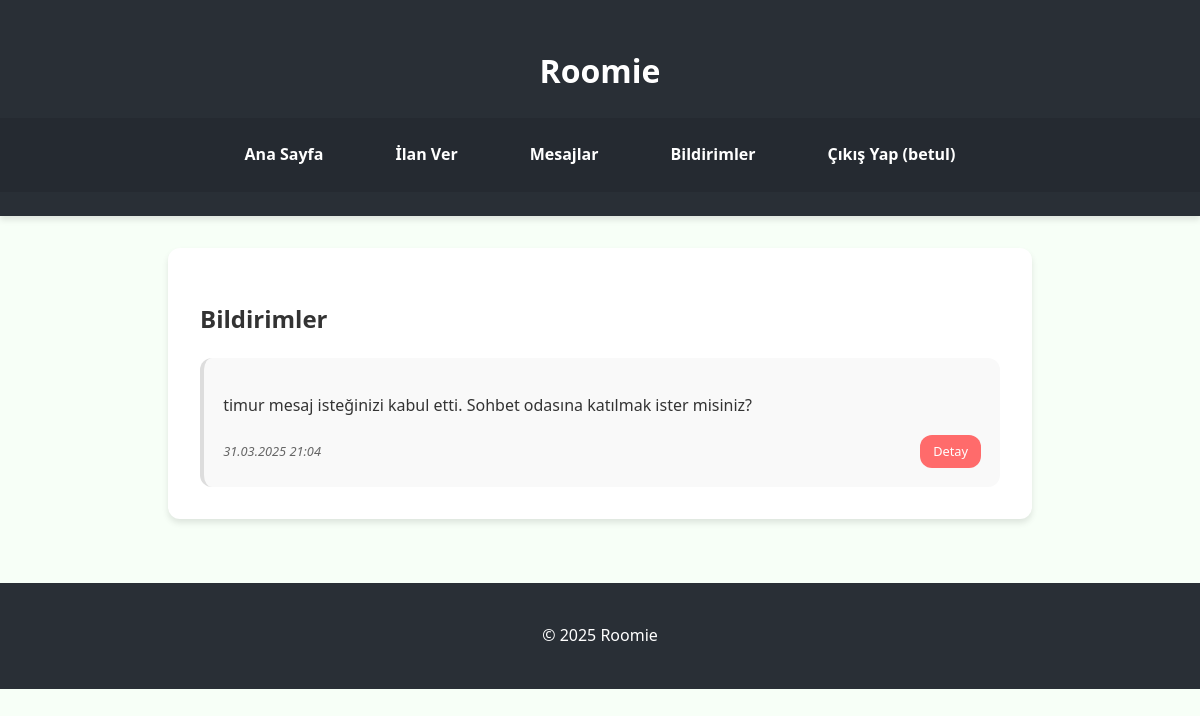
/bildirimler (signed in), run on the app's committed database.
### tables this page shows
CREATE TABLE bildirimler (
            id INTEGER PRIMARY KEY AUTOINCREMENT,
            user_id INTEGER NOT NULL,
            mesaj TEXT NOT NULL,
            link TEXT,
            okundu BOOLEAN DEFAULT 0,
            tarih TIMESTAMP DEFAULT CURRENT_TIMESTAMP,
            FOREIGN KEY(user_id) REFERENCES users(id)
        );

### app.py (the view)
@app.route('/bildirimler')
@login_required
def bildirimler():
    db = get_db()
    cursor = db.conn.cursor()
    cursor.execute('''
        SELECT * FROM bildirimler
        WHERE user_id = ?
        ORDER BY tarih DESC
    ''', (session['user_id'],))
    bildirimler = [dict(row) for row in cursor.fetchall()]
    cursor.execute('''
        UPDATE bildirimler
        SET okundu = 1
        WHERE user_id = ? AND okundu = 0
    ''', (session['user_id'],))
    db.conn.commit()
    return render_template('bildirimler.html', bildirimler=bildirimler)

### app.py (called while the page is built)
@app.template_filter('datetimeformat')
def datetimeformat(value, format='%d.%m.%Y %H:%M'):
    if isinstance(value, str):
        value = datetime.strptime(value, '%Y-%m-%d %H:%M:%S')
    return value.strftime(format)

def get_db():
    if 'db' not in g:
        g.db = Database(app.config['DATABASE'])
    return g.db

def generate_csrf_token():
    if '_csrf_token' not in session:
        session['_csrf_token'] = secrets.token_hex(16)
    return session['_csrf_token']

def login_required(f):
    @wraps(f)
    def decorated_function(*args, **kwargs):
        if 'user_id' not in session:
            flash('Bu sayfayı görüntülemek için giriş yapmalısınız', 'danger')
            return redirect(url_for('login', next=request.url))
        return f(*args, **kwargs)
    return decorated_function

@app.context_processor
def inject_notification_count():
    if 'user_id' in session:
        db = get_db()
        cursor = db.conn.cursor()
        cursor.execute('''
            SELECT COUNT(*) FROM bildirimler
            WHERE user_id = ? AND okundu = 0
        ''', (session['user_id'],))
        unread = cursor.fetchone()[0]
        return {'unread_notifications': unread}
    return {'unread_notifications': 0}

### database.py (called while the page is built)
    def upgrade_database(self):
        try:
            cursor = self.conn.cursor()
            cursor.execute("PRAGMA table_info(mesaj_istekleri)")
            columns = [col[1] for col in cursor.fetchall()]
            if 'oda_id' not in columns:
                cursor.execute('ALTER TABLE mesaj_istekleri ADD COLUMN oda_id INTEGER REFERENCES mesaj_odalari(id)')
                self.conn.commit()
                print("Veritabanı şeması güncellendi: oda_id eklendi")
        except sqlite3.Error as e:
            print("Veritabanı güncelleme hatası:", e)

    def close(self):
        if hasattr(self, 'conn') and self.conn:
            self.conn.close()

    def __del__(self):
        self.close()

### templates/bildirimler.html
{% extends "base.html" %}
{% block content %}
<section class="bildirimler">
    <h2>Bildirimler</h2>
    {% if bildirimler %}
    <div class="bildirim-listesi">
        {% for bildirim in bildirimler %}
        <div class="bildirim-karti {% if not bildirim.okundu %}okunmamis{% endif %}">
            <p>{{ bildirim.mesaj }}</p>
            <div class="bildirim-footer">
                <span class="tarih">{{ bildirim.tarih|datetimeformat }}</span>
                {% if bildirim.link %}
                <a href="{{ bildirim.link }}" class="btn btn-small">Detay</a>
                {% endif %}
            </div>
        </div>
        {% endfor %}
    </div>
    {% else %}
    <p class="bos-liste">Yeni bildiriminiz bulunmamaktadır.</p>
    {% endif %}
</section>
{% endblock %}

### static/css/style.css (style rules this page uses)
:root { --primary-color: #FF6B6B; --secondary-color: #4ECDC4; --accent-color: #FFE66D; --dark-color: #292F36; --light-color: #F7FFF7; --text-color: #333333; --text-light: #ffffff; --shadow: 0 4px 6px rgba(0, 0, 0, 0.1); --border-radius: 12px; }
body { font-family: 'Nunito', 'Segoe UI', Tahoma, Geneva, Verdana, sans-serif; line-height: 1.6; margin: 0; padding: 0; color: var(--text-color); background-color: var(--light-color); }
.bildirimler { max-width: 800px; margin: 0 auto; padding: 2rem; background: white; border-radius: var(--border-radius); box-shadow: var(--shadow); }
.bildirim-listesi { display: flex; flex-direction: column; gap: 1rem; }
.bildirim-karti { padding: 1.2rem; border-radius: var(--border-radius); background: #f9f9f9; transition: all 0.3s ease; border-left: 4px solid #ddd; }
.bildirim-footer { display: flex; justify-content: space-between; align-items: center; margin-top: 0.8rem; font-size: 0.8rem; color: #666; }
.tarih { font-style: italic; }
.btn-small { padding: 0.4rem 0.8rem; font-size: 0.8rem; background-color: var(--primary-color); color: white; border: none; border-radius: var(--border-radius); text-decoration: none; transition: all 0.3s ease; }

### data on the page
bildirimler: mesaj "timur mesaj isteğinizi kabul etti. Sohbet odasına katılmak ister misiniz?", tarih "31.03.2025 21:04"

### other printed values
{{ session['username'] }} "betul"
